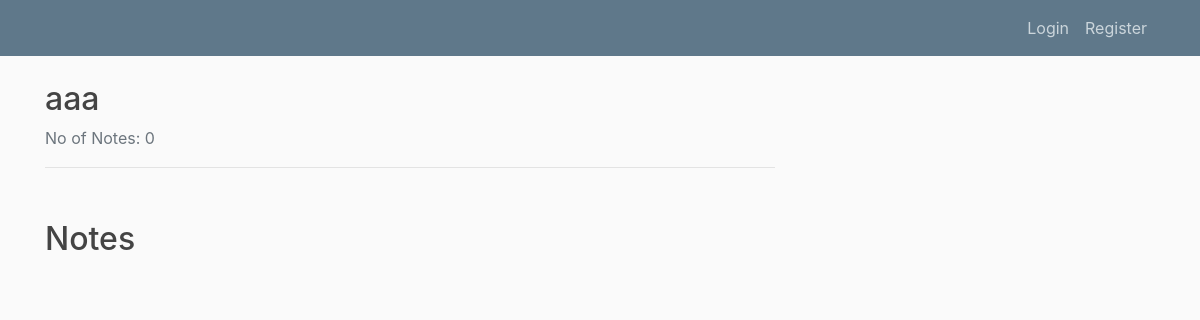
The page /user/1 on the database as committed earlier.
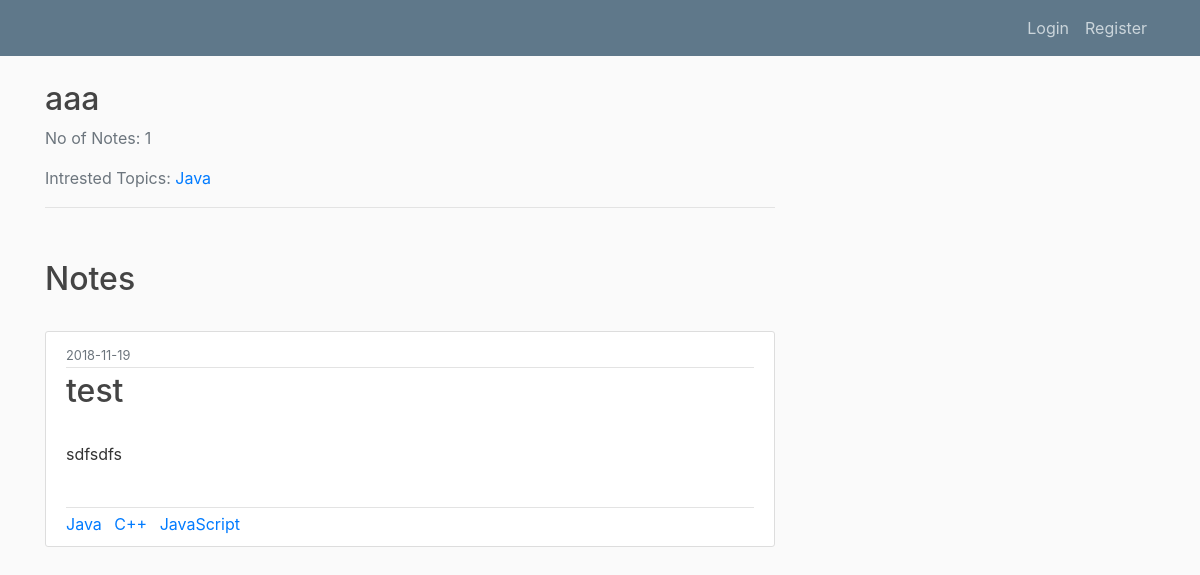
The same page on the database as committed later.
### flaskblog/models.py (models this page shows, shortened)
class Tag(db.Model):
    id = db.Column(db.Integer, primary_key=True)
    name = db.Column(db.String(100), nullable=False)
    usertags = db.relationship('User', secondary='tagmapper', backref=db.backref('usertags', lazy='dynamic'))
    notetags = db.relationship('Note', secondary='notemapper', backref=db.backref('notetags', lazy='dynamic'))

class Note(db.Model):
    id = db.Column(db.Integer, primary_key=True)
    title = db.Column(db.String(100), nullable=False)
    date_created = db.Column(db.DateTime, nullable=False, default=datetime.utcnow)
    content = db.Column(db.Text, nullable=False)
    user_id = db.Column(db.Integer, db.ForeignKey('user.id'), nullable=False)

### flaskblog/routes.py (the view)
@app.route("/user/<int:user_id>")
def user_notes(user_id):
    user = User.query.filter_by(id=user_id).first_or_404()
    notecount = Note.query.filter_by(user_id = user.id).count()
    notes = Note.query.filter_by(author=user)\
        .order_by(Note.date_created.desc())
    return render_template('user_notes.html', notes=notes, user=user, count = notecount)

### flaskblog/templates/user_notes.html
{% extends "layout.html" %}
{% block content %}
<div class="article-metadata">
  <h2> {{ user.firstname }} </h2>
  <p class="text-secondary"> No of Notes: {{ count }}</p>
  {% for n in user.usertags %}
      <p class="text-secondary"> Intrested Topics: <a class="mr-2" href="{{ url_for('tags', tag_id=n.id) }}">{{ n.name }}</a></p>
  {% endfor %}
</div>
<br>
<br>
<h2>Notes</h2>
<br>
{% for note in notes %}
    <article class="media content-section">
      <div class="media-body">
        <div class="article-metadata">
          <small class="text-muted">{{ note.date_created.strftime('%Y-%m-%d') }}</small>
        </div>
        <div class="article-metadata">
          <h2><a class="article-title" href="{{ url_for('note', note_id=note.id) }}">{{ note.title }}</a></h2><br>
          <p class="article-content">{{ note.content }}</p><br>
        </div>
      {% for n in note.notetags %}
        <a class="mr-2" href="{{ url_for('tags', tag_id=n.id) }}">{{ n.name }}</a>
      {% endfor %}
    </div>
    </article>
{% endfor %}
{% endblock content %}

Rows that differ between the two databases and show on the page:
added Tag: name "Java"
now on this page (row edited): Note: date_created "2018-11-19", title "test", content "sdfsdfs"
added Tag: name "C++", shown under "2018-11-19"
added Tag: name "JavaScript", shown under "2018-11-19"
Other text that changed with them:
{{ count }}: "0" → "1"
